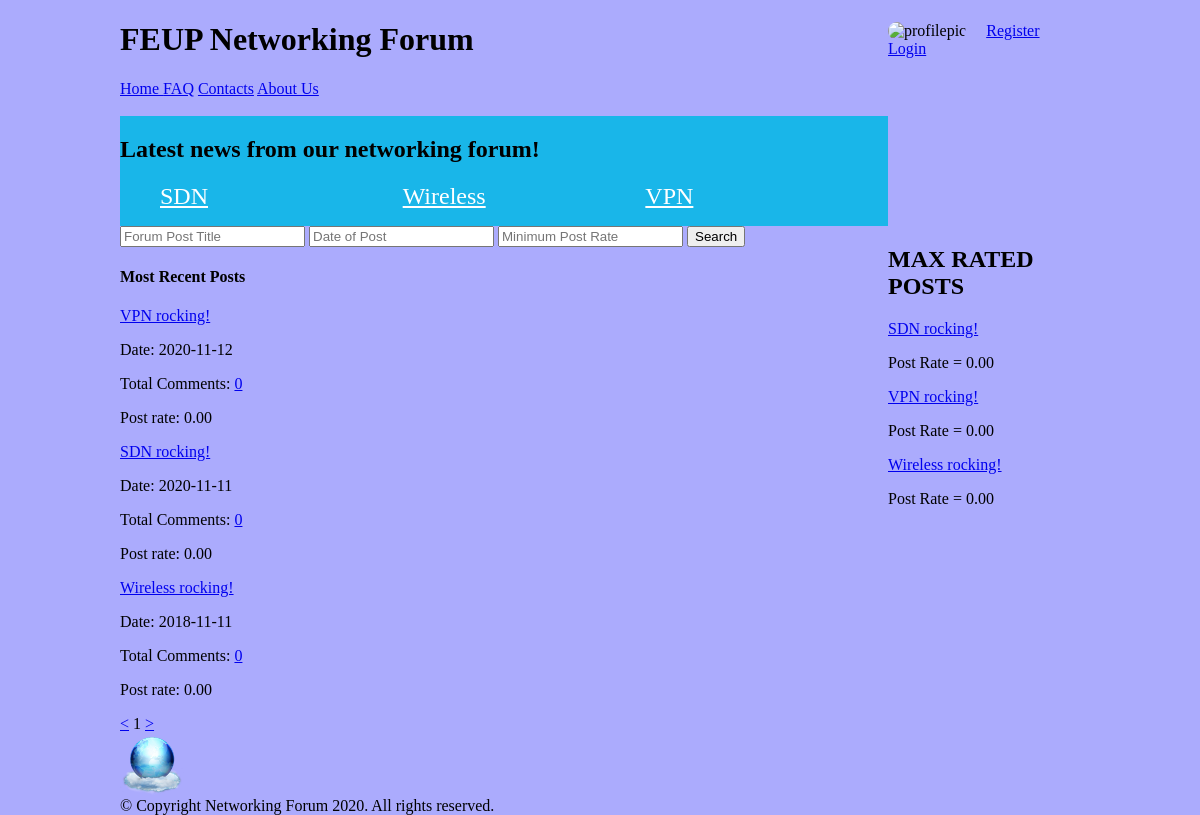
Page /php/initialpage.php on the committed database.
### tables this page shows
CREATE TABLE forumpost (
    postid integer PRIMARY KEY AUTOINCREMENT,
    posttitle text NOT NULL,
    content text CHECK(LENGTH(content)>= 0 AND LENGTH(content)<20000),
    username text REFERENCES user, 
    published INTEGER, 
    topic text REFERENCES topic, 
    postrate integer CHECK(postrate>=0 AND postrate <=5)
    );

### php/initialpage.php (called while the page is built, shortened)
<?php
  require_once("../database/init.php");
  require_once("../database/posts.php");
  require_once("../database/comments.php");
  include_once("../templates/homepage_section/header_pagina_inicial_tpl.php");
  include_once("../templates/homepage_section/topics_tpl.php");
  $n_posts = getNumberOfPosts();
  $n_pages = ceil($n_posts/3);
    if(isset($_GET["page"])){
      $page = $_GET["page"];
        if($page < 1){
          $page = 1;
        }
        if($page > $n_pages){
          $page = $n_pages;
        }
    } else{
        $page = 1;
    }
    $stories = getAllPosts($page);
    $maxrates = getPostsWithBestRating();
  include_once("../templates/homepage_section/max_rated_tpl.php");
  include_once("../templates/homepage_section/most_recent_posts_tpl.php");
  include_once("../templates/static_sections/footer_tpl.php");
?>

### database/posts.php (called while the page is built, shortened)
<?php
function getAllPosts($page)
{
  global $dbh;
  $stmt = $dbh->prepare('SELECT * FROM forumpost ORDER BY published DESC LIMIT ? OFFSET ?');
  $stmt->execute(array(3, ($page-1)*3));
  return $stmt->fetchAll();
}
function getPostsWithBestRating() {
  global $dbh;
  $stmt = $dbh->prepare('SELECT *  FROM forumpost ORDER BY forumpost.postrate DESC LIMIT 3');
  $stmt->execute();
  return $stmt->fetchAll();
}

### database/comments.php (called while the page is built, shortened)
<?php
  function getTotalOfCommentsOnPost($postid){
    global $dbh;
    $stmt = $dbh->prepare('SELECT COUNT(comment.postid) as numbOfComments FROM comment WHERE postid = ?');
    $stmt->execute(array($postid));
    return $stmt->fetchColumn();
  }
?>

### templates/homepage_section/most_recent_posts_tpl.php (the view, shortened to what this page needs)
<?php
require_once("../database/comments.php");
?>
<section id="posts">
  <form id="search" action="list_products.php">
    <input type="text" name="title" placeholder="Forum Post Title">
    <input type="text" name="date" placeholder="Date of Post">
    <input type="text" name="minPostRate" placeholder="Minimum Post Rate">
    <input type="submit" value="Search">
  </form>
  <article>
  <aside id="related">
   <h1> Most Recent Posts</h1>
   <?php foreach ($stories as $story) { ?>
   <article>
    <a href="../php/post.php?postid=<?php echo $story['postid'] ?>"><?php echo $story['posttitle'] ?></a>
    <p class="date"> Date: <?= $story['published'] ;?></p>
    <?php $numbOfComments = getTotalOfCommentsOnPost($story['postid']); ?>
    <p>Total Comments: <a href="../php/post.php?postitle=<?php echo $story['posttitle'] ?>&postid=<?php echo $story['postid']?>">
    <?php echo $numbOfComments; ?></a>
    <p>Post rate: <?php echo number_format($story["postrate"], 2, '.', ''); ?></p>
   </article>
  </aside>
<?php  } ?>
  <div id="pagination">
      <a href="../php/initialpage.php?page=<?php echo $page-1; ?>">&lt;</a>
        <?php echo $page ?>
      <a href="../php/initialpage.php?page=<?php echo $page+1; ?>">&gt;</a>
  </div>

### templates/homepage_section/header_pagina_inicial_tpl.php (shortened to what this page needs)
<!DOCTYPE html>
<html lang="en">
<head>
    <link href="../css/initialpage.css" rel="stylesheet">
</head>
<body>
    <header>
        <h1> FEUP Networking Forum </h1>
        <div id="signup">
          <img id = "profilePic" src="../images/users/<?php echo $_SESSION["username"] ?>.jpg" alt="profilepic">
            <a href="register.php">Register</a>
            <?php if (!isset($_SESSION["username"])) { ?>
            <a href="login.php">Login</a>
            <?php } ?>
        </div>
        <div id="otherpages">
            <a href="initialpage.php"> Home </a>
            <a href="../php/FAQ.php">FAQ</a>
            <a href="../php/contacts.php">Contacts</a>
            <a href="../php/aboutUs.php">About Us</a> <br> <br>
             </div>
</head>
</body>

### templates/homepage_section/topics_tpl.php
<nav id="topics">
            <h2> Latest news from our networking forum!  </h2>
        <ul>
            <li><a href="../php/list_by_topic.php?topic=SDN">SDN</a></li>
            <li><a href="../php/list_by_topic.php?topic=Wireless">Wireless</a></li>
            <li><a href="../php/list_by_topic.php?topic=VPN">VPN</a></li>
        </ul>
</nav>

### templates/homepage_section/max_rated_tpl.php
<aside id="maxrated">
        <h1> MAX RATED POSTS</h1>
        <article>
            <?php foreach($maxrates as $maxrated) {  ?>
              <p><a href="../php/post.php?postid=<?php echo $maxrated['postid'] ?>">
              <?php echo $maxrated['posttitle'] ?></a></p>
              <p>Post Rate = <?php echo number_format($maxrated['postrate'], 2, '.', ''); ?></p>
            <?php  } ?>
        </article>
</aside>

### templates/static_sections/footer_tpl.php
<footer>
    <div class="container" id="footer-bottom">
    <img id="footer-logo" src="../images/Heaven-Networking-icon.png" style="vertical-align:middle;">
    <div id="copyright">
        © Copyright Networking Forum 2020. All rights reserved.
    </div>
    </div>
</footer>
</body>
</html>

### css/initialpage.css (style rules this page uses)
body { background-color: #ababfd; margin: 0 auto; width: 60em; display: grid; grid-template-columns: [start] 4fr [middle] 1fr [end]; grid-template-rows: [start] auto [topics] auto [posts] 1fr [footer] auto [end]; }
body > header h1 { font-family: garamond; }
body > header { grid-column: start / end; }
#topics { background-color: #19B6E9; grid-column: start; }
aside { grid-column: middle; grid-row: topics/end; }
#posts { grid-column: start; }
body > header { display: grid; grid-template-columns: [start] 4fr [middle] 1fr [end]; grid-template-rows: auto auto; }
body > header h1 { grid-column: 1; grid-row: 1; }
body > header #signup { grid-column: 2; grid-row: 1; justify-self: center; align-self: center; }
#topics ul { display: flex; flex-direction: row; }
#topics li { display: block; flex: 1; color: white; }
#topics li a { color: white; font-family: Georgia, 'Times New Roman', Times, serif; font-size: x-large; }
footer { bottom:100; width:100%; height:60px; }
#profilePic { width: 3em; margin-right: 1em; border-radius: 1em; }

### rows in the picture
forumpost: posttitle "SDN rocking!", postrate "0.00", published "2020-11-11", numbOfComments "0"
forumpost: posttitle "VPN rocking!", postrate "0.00", published "2020-11-12", numbOfComments "0"
forumpost: posttitle "Wireless rocking!", postrate "0.00", published "2018-11-11", numbOfComments "0"

### other values in the picture
$page "1"
